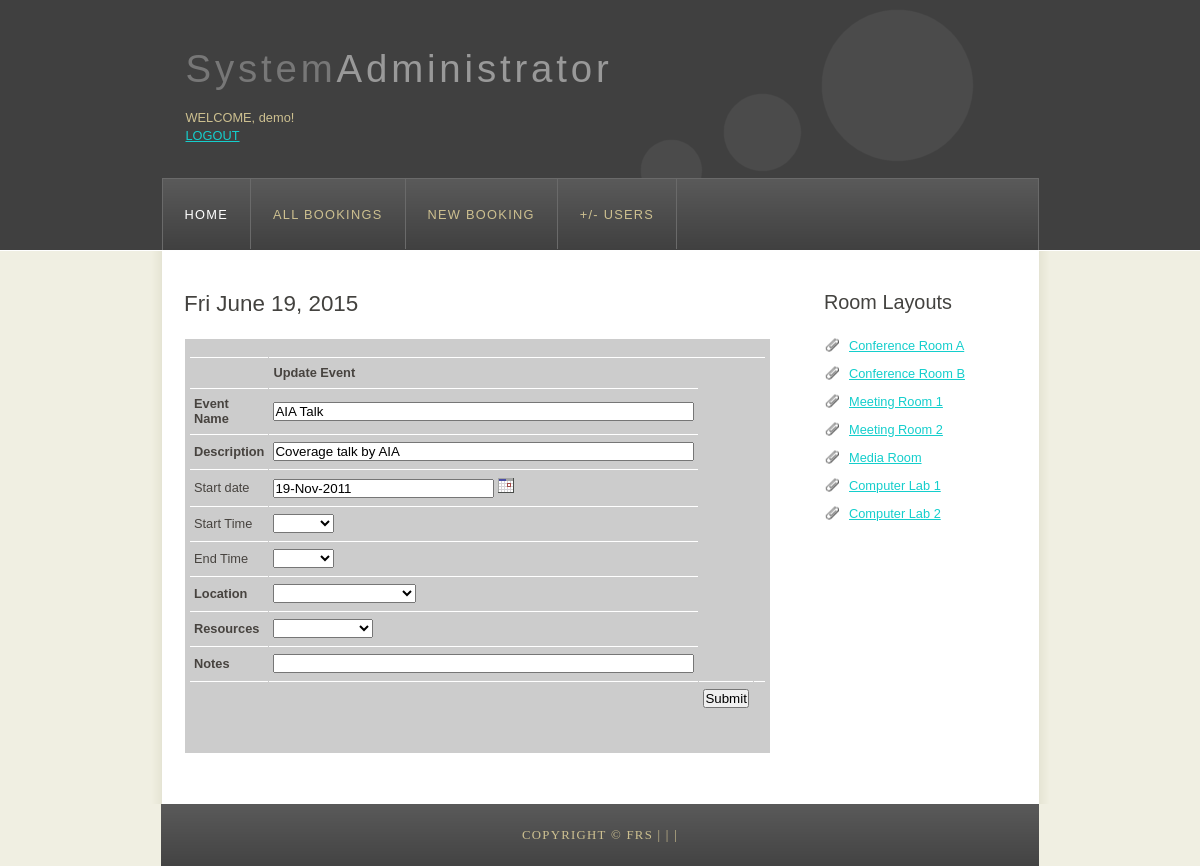
The app's page /editadmin.php?eventID=55 (signed in) with its own data.
### tables this page shows
CREATE TABLE IF NOT EXISTS `event` (
  `eventID` int(10) unsigned NOT NULL AUTO_INCREMENT,
  `ename` varchar(45) NOT NULL,
  `edesc` varchar(85) NOT NULL,
  `staffname` varchar(75) NOT NULL,
  `staffid` varchar(8) NOT NULL,
  `stdate` text NOT NULL,
  `stime` text NOT NULL,
  `entime` text NOT NULL,
  `elocation` varchar(45) NOT NULL,
  `resc` varchar(25) NOT NULL,
  `notes` varchar(85) NOT NULL,
  PRIMARY KEY (`eventID`)
);

### editadmin.php (the view, shortened to what this page needs)
<!DOCTYPE HTML>
<html xmlns="http://www.w3.org/1999/xhtml">
<head>
  <link rel="stylesheet" type="text/css" href="style/style.css" />
</head>
<body>
  <div id="main">
    <div id="header">
      <div id="logo">
        <div id="logo_text">
         <h1><a href="index.php">System<span class="logo_colour">Administrator</span></a></h1>
          <h2>
		  <?php
			if(isseT ($_SESSION['username']))
				echo "<br>WELCOME, ".$_SESSION['username']."!<p><a href='logout.php'>LOGOUT</a>";
				else
				die("You must be <a href='login.php'>logged in!</a>");
				?>
			</h2>
        </div>
      </div>
      <div id="menubar">
		 <?php
		 include 'adminmenu.php';
		 ?>
      </div>
    </div>
    <div id="site_content">
      <div class="sidebar">
		 <h3>Room Layouts</h3>
        <ul>
          <li><a href="#" onclick="myPopup1()"> Conference Room A </a></li>
		  <li><a href="#" onclick="myPopup2()"> Conference Room B </a></li>
          <li><a href="#" onclick="myPopup3()"> Meeting Room 1 </a></li>
		  <li><a href="#" onclick="myPopup4()"> Meeting Room 2 </a></li>
		  <li><a href="#" onclick="myPopup5()"> Media Room</a></li>
		  <li><a href="#" onclick="myPopup6()"> Computer Lab 1</a></li>
		  <li><a href="#" onclick="myPopup7()"> Computer Lab 2</a></li>
        </ul>
      </div>
      <div id="content">
		<h1>
		<?php
			$today = date("D F j, Y");
			PRINT "$today";
			?>
			 </h1>
			 <?php
$id=$_GET['eventID'];
$sql="SELECT * FROM event WHERE eventID='$id'";
$result=mysql_query($sql);
$rows=mysql_fetch_array($result);
?>
<form name="form1" method="post" action="editadmin_ac.php">
<table width="400" border="0" cellspacing="1" cellpadding="0">
<tr>
<td>
<table width="100%" border="0" cellspacing="1" cellpadding="0">
<tr>
<td>&nbsp;</td>
<td colspan="3"><strong>Update Event</strong> </td>
</tr>
<tr align='center'>
<td align="center"><strong>Event Name</strong></td>
<td align="center"><input name="evname" type="text"  size='50' value="<? echo $rows['ename']; ?>"></td>
</tr>
<tr>
<td align="center"><strong>Description</strong></td>
<td align="center"><input name="edesc" type="text"   size='50' value="<? echo $rows['edesc']; ?>" size="15"></td>
</tr>
		<tr>
		<td>Start date
		<td>
		<input type="Text" name='stdate' id="stdate" value="<? echo $rows['stdate']; ?>" maxlength="25" size="25" readonly="TRUE">
		<img src="date/images2/cal.gif" alt="" onclick="javascript:NewCssCal(&#39;stdate&#39;,&#39;ddMMMyyyy&#39;,&#39;&#39;,&#39;&#39;,&#39;&#39;,&#39;&#39;,&#39;future&#39;)" style="cursor:pointer">
		</td>
		</td>
		</tr>
		<tr>
		<td>Start Time
		<td>
		<select name="stime">
		<option value="<? echo $rows['stime']; ?>"></option>
		<option value="9AM">9 AM</option>
		</td>
		</td>
		</tr>
		<tr>
		<td>End Time
		<td>
		<select name="entime">
		<option value="<? echo $rows['entime']; ?>"></option>
		<option value="10AM">10 AM</option>
		</td>
		</td>
		</tr>
<tr>
<td align="center"><strong>Location</strong></td>
<td>
<select name="elocation">
<option value="<? echo $rows['elocation']; ?>"></option>
<option value="ConfRoomA">Conference Room A</option>
</td>
</tr>
<tr>
<td align="center"><strong>Resources</strong></td>
<td>
<select name="resc">
<option value="<? echo $rows['resc']; ?>"></option>
<option value="none">None</option>
</tr>
<tr>
<td align="center"><strong>Notes</strong></td>
<td align="center"><input name="notes" type="text" size='50' value="<? echo $rows['notes']; ?>" size="15"></td>
</tr>
<tr>
<td>&nbsp;</td>
<td><input name="id" type="hidden" id="id" value="<? echo $rows['eventID']; ?>"></td>
<td align="center"><input type="submit" name="Submit" value="Submit"></td>
<td>&nbsp;</td>
</tr>
</table>
</td>
</form>
      </div>
    </div>
 <div id="footer">
      Copyright &copy; FRS |  |  |
    </div>
  </div>
</body>
</html>

### style/style.css (style rules this page uses)
html { height: 100%; }
* { margin: 0; padding: 0; }
body { font: normal .80em 'trebuchet ms', arial, sans-serif; background: #F0EFE2; color: #777; }
p { padding: 0 0 20px 0; line-height: 1.7em; }
img { border: 0; }
h1, h2, h3, h4, h5, h6 { font: normal 175% 'century gothic', arial, sans-serif; color: #43423F; margin: 0 0 15px 0; padding: 15px 0 5px 0; }
h2 { font: normal 175% 'century gothic', arial, sans-serif; color: #A4AA04; }
h3 { font: normal 155% 'century gothic', arial, sans-serif; }
a, a:hover { outline: none; text-decoration: underline; color: #14CECC; }
ul { margin: 2px 0 22px 17px; }
ul li { list-style-type: circle; margin: 0 0 6px 0; padding: 0 0 4px 5px; }
#main, #logo, #menubar, #site_content, #footer { margin-left: auto; margin-right: auto; }
#header { background: #404040; border-bottom: 1px solid #FFF; height: 250px; }
#logo { width: 829px; position: relative; height: 178px; background: url(logo.png) no-repeat; }
#logo #logo_text { position: absolute; top: 25px; left: 0; }
#logo h1, #logo h2 { font: normal 300% 'century gothic', arial, sans-serif; border-bottom: 0; text-transform: none; margin: 0; }
#logo_text h1, #logo_text h1 a, #logo_text h1 a:hover { padding: 22px 0 0 0; color: #777; letter-spacing: 0.1em; text-decoration: none; }
#logo_text h1 a .logo_colour { color: #999; }
#logo_text h2 { font-size: 100%; padding: 4px 0 0 0; color: #CDC090; }
#menubar { width: 875px; height: 71px; padding: 0px 0 0 0px; border: 1px solid #6A6A6A; border-bottom: 0; background: #555 url(menu.png) repeat-x; }
#site_content { width: 845px; overflow: hidden; margin: 0 auto 0 auto; padding: 25px 20px 20px 33px; background: #FFF url(content.png) repeat-y; }
.sidebar { float: right; width: 190px; padding: 0 15px 20px 15px; }
.sidebar ul { width: 178px; padding: 4px 0 0 0; margin: 4px 0 30px 0; }
.sidebar li { list-style: none; padding: 0 0 7px 0; }
.sidebar li a, .sidebar li a:hover { padding: 0 0 0 25px; display: block; background: transparent url(link.png) no-repeat left center; }
#content { text-align: left; width: 590px; padding: 0; }
#footer { width: 878px; font: normal 100% "lucida sans unicode"; height: 33px; padding: 24px 0 5px 0; text-align: center; background: #555 url(menu.png) repeat-x; color: #CDC090; text-transform: uppercase; letter-spacing: 0.1em; }
table { margin: 10px 0 30px 0; }
table tr th, table tr td { background: #3B3B3B; color: #FFF; padding: 7px 4px; text-align: left; }
table tr td { background: #CCCCCC; color: #47433F; border-top: 1px solid #FFF; }

### records on screen
event: evname "AIA Talk", edesc "Coverage talk by AIA", stdate "19-Nov-2011"

### other values on screen
$_SESSION['username'] "demo"
